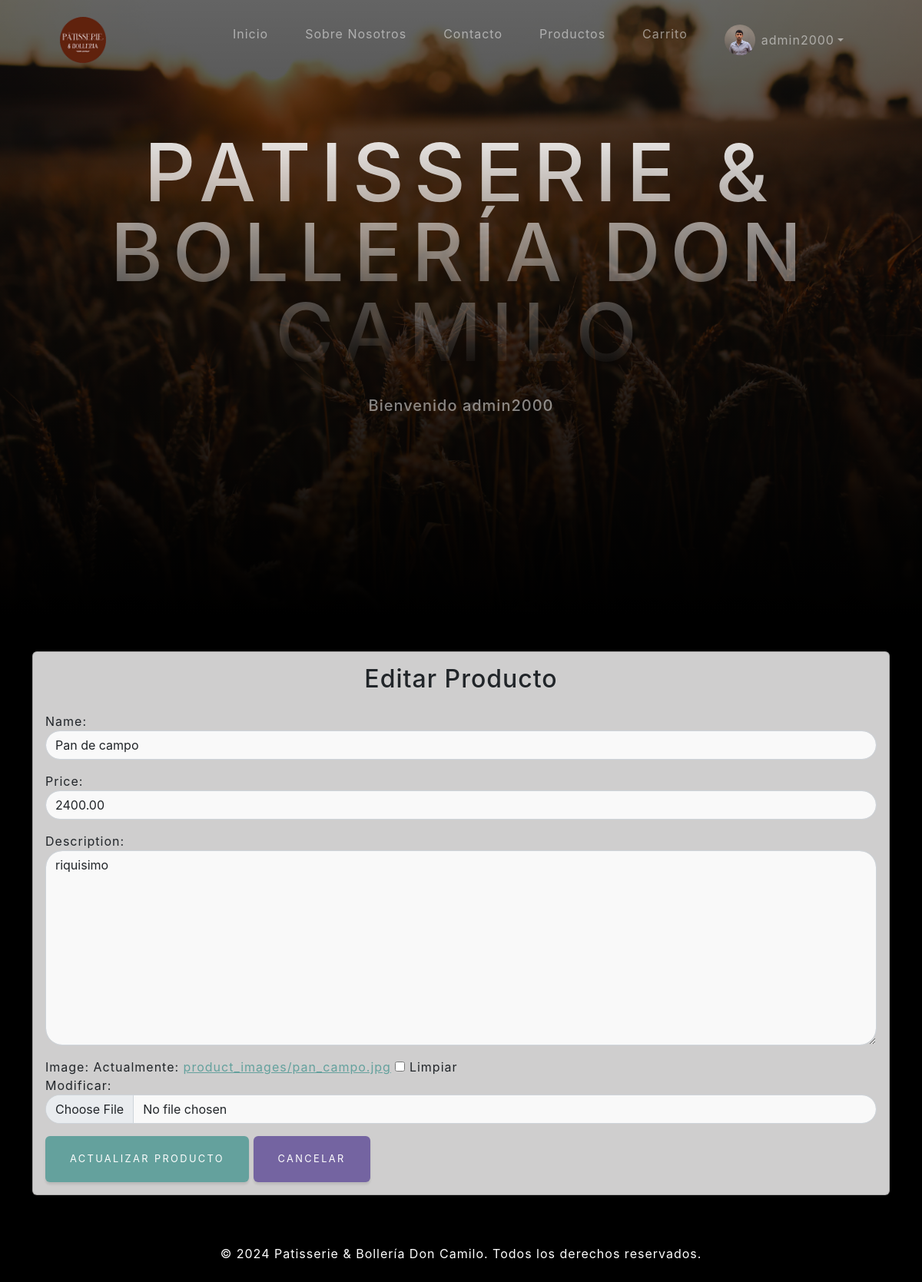
Before: /productos/edit/8/ (signed in) with the older database file.
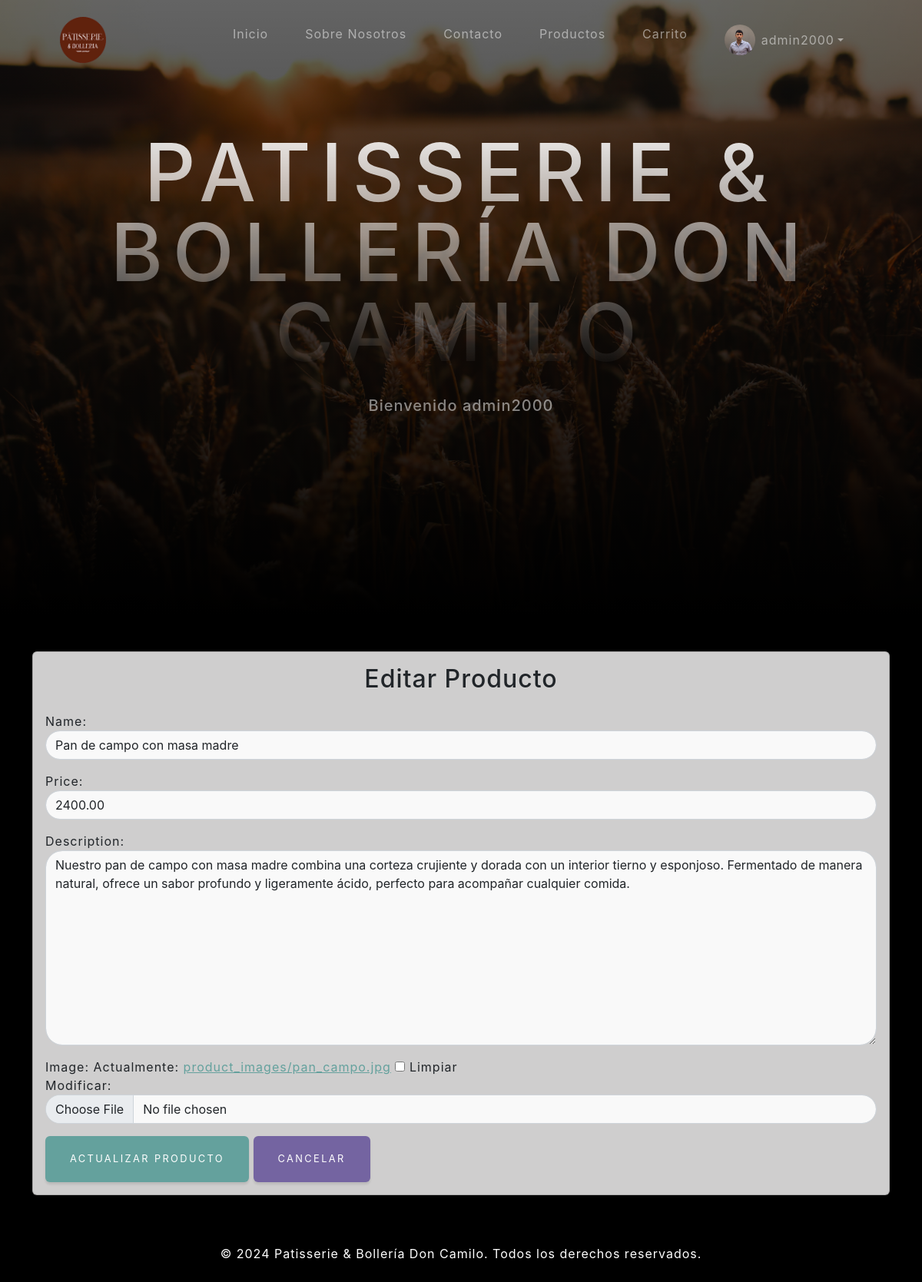
After: the same page with the newer database file.
### productos/models.py (models this page shows, shortened)
class Product(models.Model):
    name = models.CharField(max_length=200)
    price = models.DecimalField(max_digits=10, decimal_places=2)
    description = models.TextField()
    image = models.ImageField(upload_to='product_images', null=True, blank=True)

### productos/views.py (the view, shortened to what this page needs)
# urls.py: path('edit/<int:pk>/', ProductUpdateView.as_view(), name='product-update'),
class ProductUpdateView(LoginRequiredMixin, UserPassesTestMixin, UpdateView):
    model = Product
    form_class = ProductForm
    template_name = 'productos/product_update.html'
    success_url = reverse_lazy('products-list')
    def test_func(self):
        return self.request.user.is_superuser

### productos/forms.py
class ProductForm(forms.ModelForm):
    class Meta:
        model = Product
        fields = ['name', 'price', 'description', 'image']
        widgets = {
            'name': forms.TextInput(attrs={'class': 'form-control'}),
            'price': forms.NumberInput(attrs={'class': 'form-control'}),
            'description': forms.Textarea(attrs={'class': 'form-control'}),
            'image': forms.ClearableFileInput(attrs={'class': 'form-control'}),
        }

### productos/templates/productos/product_update.html (shortened to what this page needs)
{% extends "main/base.html" %}
{% load static %}
{% block content %}
<section id="updateProduct" class="py-5">
    <div class="container">
        <div class="card shadow-sm">
            <div class="card-body">
                <h2 class="card-title text-center mb-4">Editar Producto</h2>
                <form method="post" enctype="multipart/form-data">
                    {{ form.as_p }}
                    <div class="d-grid gap-2 d-md-block">
                        <button type="submit" class="btn btn-primary">Actualizar Producto</button>
                        <a href="{% url 'products-list' %}#productos" class="btn btn-secondary">Cancelar</a>
                    </div>
                </form>
            </div>
        </div>
    </div>
</section>
{% endblock content %}

Changed rows visible on the page:
changed Product: name "Pan de campo" → "Pan de campo con masa madre"; description "riquisimo" → "Nuestro pan de campo con masa madre combina una corteza crujiente y dorada con un interior tierno y esponjoso. Fermentado de manera natural, ofrece un sabor profundo y ligeramente ácido, perfecto para acompañar cualquier comida."
